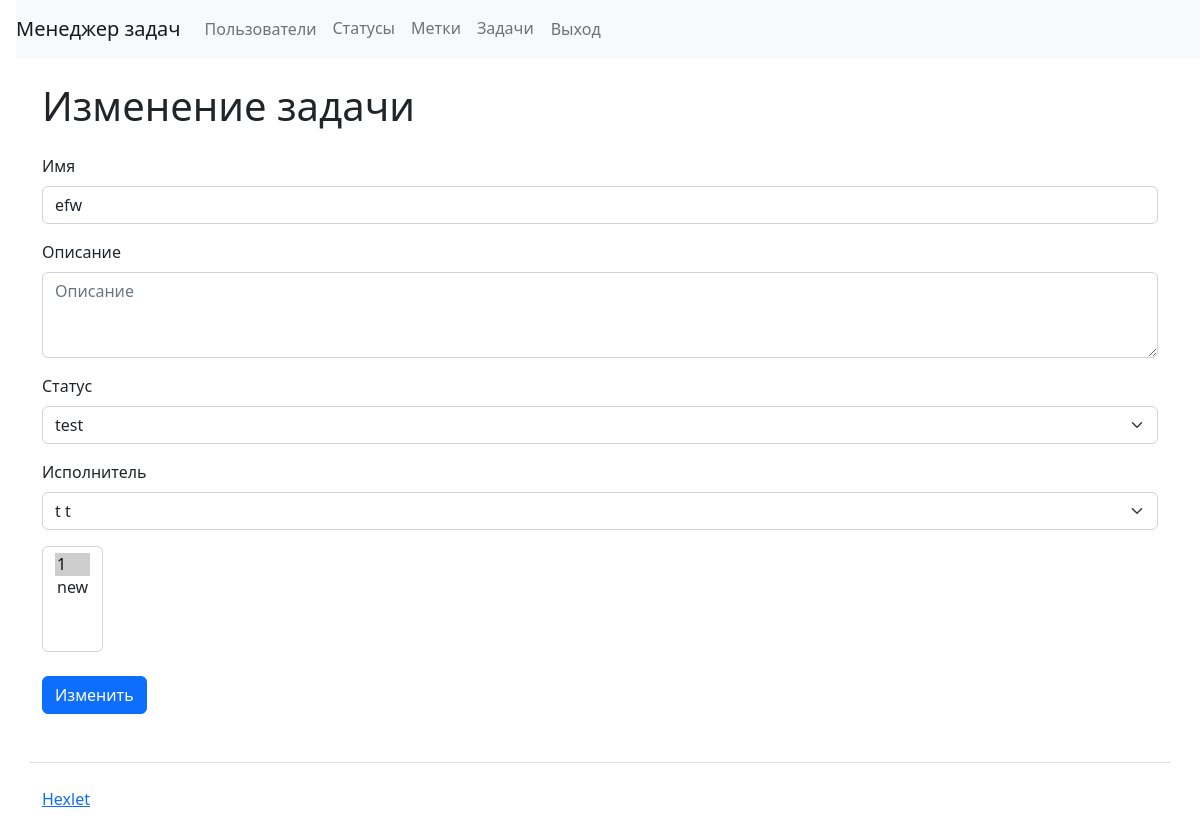
Screenshot of /tasks/20/update/ (signed in) with the database file from the repository.
### task_manager/tasks/models.py (models this page shows, shortened)
class Task(models.Model):
    author = models.ForeignKey(CustomUser,
                               on_delete=models.PROTECT,
                               related_name='created_tasks'
                               )
    executor = models.ForeignKey(CustomUser,
                                 null=True,
                                 blank=True,
                                 on_delete=models.PROTECT,
                                 related_name='executed_tasks'
                                 )
    name = models.CharField(max_length=255)
    description = models.TextField(blank=True)
    status = models.ForeignKey(Status, on_delete=models.PROTECT,
                               related_name='tasks', default=1)
    labels = models.ManyToManyField(Label,
                                    through='TaskLabel', related_name='tasks')
    created_at = models.DateTimeField(auto_now_add=True)
    updated_at = models.DateTimeField(auto_now=True)
    class Meta:
        ordering = ['-created_at']

### task_manager/statuses/models.py (models this page shows, shortened)
class Status(models.Model):
    name = models.CharField(max_length=150, unique=True)
    created_at = models.DateTimeField(auto_now_add=True)
    updated_at = models.DateTimeField(auto_now=True)
    objects = CustomStatusManager()

### task_manager/labels/models.py (models this page shows)
class Label(Model):
    name = models.CharField(max_length=150, unique=True)
    created_at = models.DateTimeField(auto_now_add=True)
    updated_at = models.DateTimeField(auto_now=True)
    objects = CustomLabelManager()
    def __str__(self):
        return self.name

### task_manager/tasks/views.py (the view)
class TaskEditView(AuthRequiredMixin,
                   SuccessMessageMixin,
                   UpdateView):
    model = Task
    form_class = TaskForm
    template_name = 'tasks/update.html'
    success_url = reverse_lazy('tasks:tasks')
    success_message = _("Task modified successfully")

### task_manager/tools.py (called while the page is built)
    def dispatch(self, request, *args, **kwargs):
        if not request.user.is_authenticated:
            messages.error(
                request, _("You are not logged in! Please sign in."),
                extra_tags='danger')
            return redirect('login')
        return super().dispatch(request, *args, **kwargs)

### task_manager/templates/tasks/update.html
{% extends "tasks/form_template.html" %}
{% load i18n %}
    {% block h1 %}
      <h1 class="my-4">
{% trans "Edit task" %}
      </h1>
    {% endblock %}
{% block submit_button %}
    <button type="submit" class="btn btn-primary">{% trans "Edit" %}</button>
{% endblock %}

### task_manager/templates/tasks/form_template.html (shortened to what this page needs)
{% extends "main.html" %}
{% load i18n %}
{% block content %}
<div class="container wrapper flex-grow-1">
    {% block h1 %}
    {% endblock %}
<form action="{{ action_url }}" method="post" autocomplete="off">
    {% for field in form %}
        {% if field.name == 'labels' %}
        <div class="mb-3">
            <label class="form-label" for="{{ field.auto_id }}"{% trans "Labels" %}</label>
            <select
                id="{{ field.auto_id }}"
                name="{{ field.name }}"
                class="form-select{% if field.errors %}is-invalid{% endif %}
                {% if form_errors and not field.errors %}is-valid{% endif %}"
                multiple>
                {% for choice in field.field.choices %}
                    {% if choice.0 in field.value %}
                        <option value="{{ choice.0 }}" selected>{{ choice.1 }}</option>
                    {% else %}
                        <option value="{{ choice.0 }}">{{ choice.1 }}</option>
                    {% endif %}
                {% endfor %}
            </select>
        </div>
    {% else %}
        <div class="mb-3">
            <label class="form-label" for="{{ field.auto_id }}">{{ field.label }}</label>
            {% if field.field.choices %}
            <select
                id="{{ field.auto_id }}"
                name="{{ field.name }}"
                class="form-select{% if field.errors %}is-invalid{% endif %}{% if form_errors and not field.errors %}is-valid{% endif %}"
            {% if field.name == 'status' %} required {% endif %}>
        {% for choice in field.field.choices %}
            {% if field.value|stringformat:"s" == choice.0|stringformat:"s" %}
                <option value="{{ choice.0 }}" selected>{{ choice.1 }}</option>
            {% else %}
                <option value="{{ choice.0 }}">{{ choice.1 }}</option>
            {% endif %}
        {% endfor %}
            </select>
            {% elif field.name == 'description' %}
                <textarea
                    id="{{ field.auto_id }}"
                    name="{{ field.name }}"
                    class="form-control
                    {% if form_errors and not field.errors %}is-valid{% endif %}"
                    placeholder="{{ field.field.widget.attrs.placeholder|default_if_none:'' }}"
                    rows="3">{{ field.value|default_if_none:'' }}</textarea>
            {% else %}
                <input
                    id="{{ field.auto_id }}"
                    name="{{ field.name }}"
                    class="form-control
                    {% if form_errors and not field.errors %}is-valid{% endif %}"
                    placeholder="{{ field.field.widget.attrs.placeholder|default_if_none:'' }}"
                    value="{{ field.value|default_if_none:'' }}"
                    type="text"
                    required
                />
            {% endif %}
        </div>
    {% endif %}
    {% endfor %}
    {% block submit_button %}
    {% endblock %}
</form>
</div>
{% endblock %}

### rows the page displays
Task: name "efw"
Status: status "test"
Label: labels "1 ☑ / new"

### other values shown
{{ field.label }} "Имя" "Описание" "Статус" "Исполнитель"
form field executor "t t"
